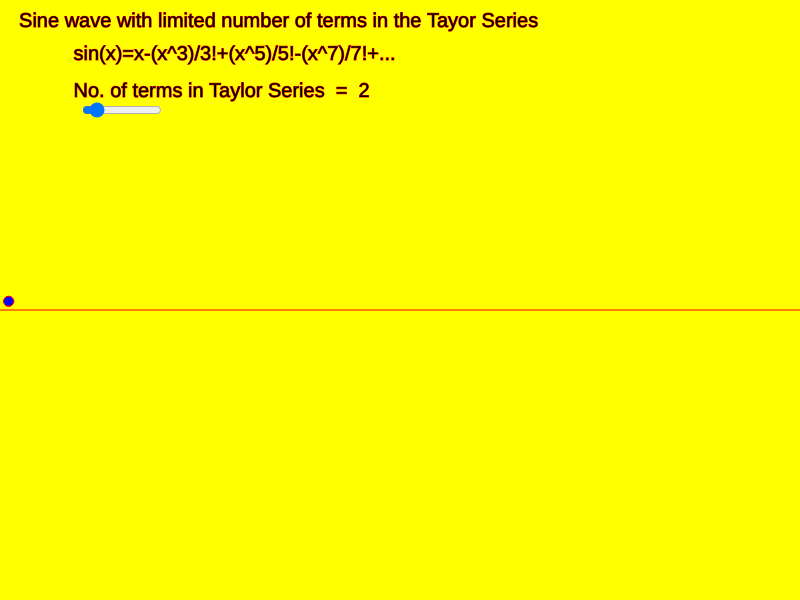
Frame 1 (no input)
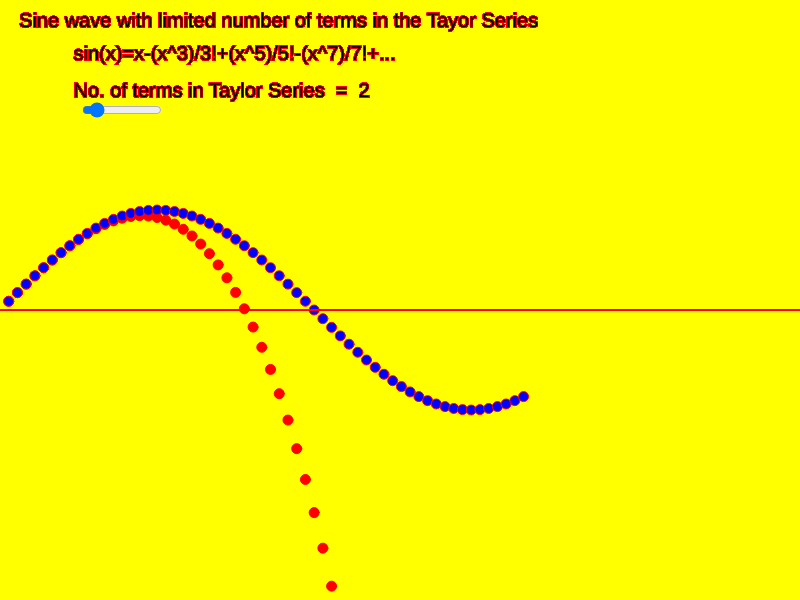
Frame 60 (no input)
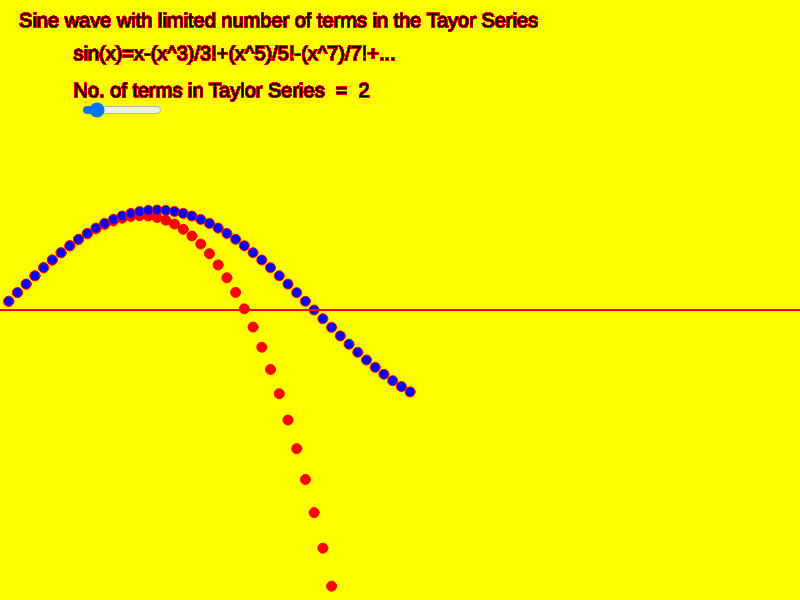
Frame 120 (the mouse pressed at the canvas centre since frame 60)

The p5.js sketch that drew these frames (run headless with seeded random() and noise() and a simulated clock; from frame 60 on, the mouse is pressed at the canvas centre):

// p5.js sketch
// ── sketch.js
function setup() {
  dW=displayWidth,dH=displayHeight
  createCanvas(dW, dH);
  background('yellow')
  angleMode(radians)
  astep=PI/36
  sign=1
  ang=0
  A=100
  minTerms=1;maxTerms=10;defaultValue=2;step=1
  slider = createSlider(minTerms,maxTerms,defaultValue,step);
  slider.position(dW/10, dH/6);
  slider.style('width', '80px');
  slider.changed(myRefresh)
}// end of built-in setup() function

function myRefresh(){
  background('yellow')
  ang=0
}// end of function myRefresh()

function fact(n) {
  if (n==0) {return 1}else{return n*fact(n-1)} 
}// end of my function fact() 

function mySin(x,terms){
  k=-1
  sum=0
  for(i=1;i<(2*terms);i=i+2){
    k=k+1
    sign=((-1)**(k))
    num=x**i
    den=fact(i)
    sum=sum+((sign)*(num/den))
    }// end of for loop
  return sum
}// end of mySin() function

function draw() {
  
  translate(dW/2,dH/2)
  let nTerms = slider.value();
  textSize(20)
  stroke('red')
  text("Sine wave with limited number of terms in the Tayor Series ",-dW/2.1,-dH/2.2)
  text("sin(x)=x-(x^3)/3!+(x^5)/5!-(x^7)/7!+...",-dW/2.45,-dH/2.5)
  text("No. of terms in Taylor Series  =  "+nTerms,-dW/2.45,-dH/2.95)
  
  offset=-10
  line(-width/2,-offset,width/2,-offset)
  ang=ang+astep
  x=-width/2+ang*100
  y=offset+A*mySin(ang,nTerms)
  y1=offset+A*sin(ang)
  
  push();fill('red') ;circle(x,-y,10) ;pop()
  push();fill('blue');circle(x,-y1,10);pop()
  
  if (ang > 2*PI) {background('yellow');ang=0}
  
} // end of draw()
